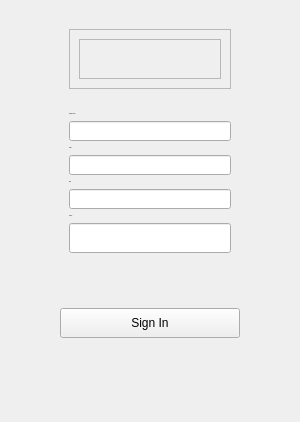
    <widget class="QWidget" name="signin_page">
     <layout class="QHBoxLayout" name="horizontalLayout">
      <item>
       <spacer name="horizontalSpacer">
        <property name="orientation">
         <enum>Qt::Horizontal</enum>
        </property>
        <property name="sizeHint" stdset="0">
         <size>
          <width>40</width>
          <height>20</height>
         </size>
        </property>
       </spacer>
      </item>
      <item>
       <widget class="QWidget" name="login_widget" native="true">
        <property name="maximumSize">
         <size>
          <width>250</width>
          <height>16777215</height>
         </size>
        </property>
        <layout class="QVBoxLayout" name="verticalLayout">
         <item>
          <widget class="QWidget" name="headerFrame" native="true">
           <layout class="QVBoxLayout" name="verticalLayout_4">
            <item>
             <widget class="QFrame" name="titleFrame">
              <property name="frameShape">
               <enum>QFrame::StyledPanel</enum>
              </property>
              <property name="frameShadow">
               <enum>QFrame::Raised</enum>
              </property>
              <layout class="QVBoxLayout" name="verticalLayout_5">
               <item>
                <widget class="QFrame" name="logoFrame">
                 <property name="frameShape">
                  <enum>QFrame::StyledPanel</enum>
                 </property>
                 <property name="frameShadow">
                  <enum>QFrame::Raised</enum>
                 </property>
                 <layout class="QHBoxLayout" name="horizontalLayout_2">
                  <item>
                   <spacer name="horizontalSpacer_4">
                    <property name="orientation">
                     <enum>Qt::Horizontal</enum>
                    </property>
                    <property name="sizeHint" stdset="0">
                     <size>
                      <width>40</width>
                      <height>20</height>
                     </size>
                    </property>
                   </spacer>
                  </item>
                  <item>
                   <widget class="QLabel" name="label_5">
                    <property name="maximumSize">
                     <size>
                      <width>150</width>
                      <height>150</height>
                     </size>
                    </property>
                    <property name="text">
                     <string/>
                    </property>
                    <property name="pixmap">
                     <pixmap>../../../../business logo template company logo design ( - Made with PosterMyWall (2).png</pixmap>
                    </property>
                    <property name="scaledContents">
                     <bool>true</bool>
                    </property>
                    <property name="alignment">
                     <set>Qt::AlignCenter</set>
                    </property>
                   </widget>
                  </item>
                  <item>
                   <spacer name="horizontalSpacer_3">
                    <property name="orientation">
                     <enum>Qt::Horizontal</enum>
                    </property>
                    <property name="sizeHint" stdset="0">
                     <size>
                      <width>40</width>
                      <height>20</height>
                     </size>
                    </property>
                   </spacer>
                  </item>
                 </layout>
                </widget>
               </item>
              </layout>
             </widget>
            </item>
           </layout>
          </widget>
         </item>
         <item>
          <widget class="QWidget" name="inputFrame" native="true">
           <layout class="QVBoxLayout" name="verticalLayout_3">
            <item>
             <widget class="QLabel" name="label">
              <property name="font">
               <font>
                <family>Calibri</family>
                <pointsize>-1</pointsize>
                <weight>50</weight>
                <bold>false</bold>
               </font>
              </property>
              <property name="text">
               <string>Company Name</string>
              </property>
             </widget>
            </item>
            <item>
             <widget class="QLineEdit" name="companyName">
              <property name="minimumSize">
               <size>
                <width>0</width>
                <height>20</height>
               </size>
              </property>
              <property name="maximumSize">
               <size>
                <width>16777215</width>
                <height>20</height>
               </size>
              </property>
              <property name="font">
               <font>
                <family>Calibri</family>
                <pointsize>-1</pointsize>
                <weight>75</weight>
                <bold>true</bold>
               </font>
              </property>
             </widget>
            </item>
            <item>
             <widget class="QLabel" name="label_2">
              <property name="font">
               <font>
                <family>Calibri</family>
                <pointsize>-1</pointsize>
                <weight>50</weight>
                <bold>false</bold>
               </font>
              </property>
              <property name="text">
               <string>Phone</string>
              </property>
             </widget>
            </item>
            <item>
             <widget class="QLineEdit" name="companyPhone">
              <property name="minimumSize">
               <size>
                <width>0</width>
                <height>20</height>
               </size>
              </property>
              <property name="maximumSize">
               <size>
                <width>16777215</width>
                <height>20</height>
               </size>
              </property>
             </widget>
            </item>
            <item>
             <widget class="QLabel" name="label_3">
              <property name="font">
               <font>
                <family>Calibri</family>
                <pointsize>-1</pointsize>
                <weight>50</weight>
                <bold>false</bold>
               </font>
              </property>
              <property name="text">
               <string>Email</string>
              </property>
             </widget>
            </item>
            <item>
             <widget class="QLineEdit" name="companyEmail">
              <property name="minimumSize">
               <size>
                <width>0</width>
                <height>20</height>
               </size>
              </property>
              <property name="maximumSize">
               <size>
                <width>16777215</width>
                <height>20</height>
               </size>
              </property>
             </widget>
            </item>
            <item>
             <widget class="QLabel" name="label_4">
              <property name="font">
               <font>
                <family>Calibri</family>
                <pointsize>-1</pointsize>
                <weight>50</weight>
                <bold>false</bold>
               </font>
              </property>
              <property name="text">
               <string>Address</string>
              </property>
             </widget>
            </item>
            <item>
             <widget class="QLineEdit" name="companyAddress">
              <property name="minimumSize">
               <size>
                <width>0</width>
                <height>30</height>
               </size>
              </property>
              <property name="maximumSize">
               <size>
                <width>16777215</width>
                <height>30</height>
               </size>
              </property>
             </widget>
            </item>
           </layout>
          </widget>
         </item>
         <item>
          <spacer name="verticalSpacer">
           <property name="orientation">
            <enum>Qt::Vertical</enum>
           </property>
           <property name="sizeHint" stdset="0">
            <size>
             <width>20</width>
             <height>40</height>
            </size>
           </property>
          </spacer>
         </item>
         <item alignment="Qt::AlignHCenter">
          <widget class="QPushButton" name="SignIn_btn">
           <property name="minimumSize">
            <size>
             <width>180</width>
             <height>30</height>
            </size>
           </property>
           <property name="maximumSize">
            <size>
             <width>180</width>
             <height>30</height>
            </size>
           </property>
           <property name="text">
            <string>Sign In</string>
           </property>
          </widget>
         </item>
         <item>
          <widget class="QWidget" name="bthFrame" native="true">
           <layout class="QVBoxLayout" name="verticalLayout_2">
            <item>
             <spacer name="verticalSpacer_4">
              <property name="orientation">
               <enum>Qt::Vertical</enum>
              </property>
              <property name="sizeHint" stdset="0">
               <size>
                <width>20</width>
                <height>40</height>
               </size>
              </property>
             </spacer>
            </item>
           </layout>
          </widget>
         </item>
        </layout>
       </widget>
      </item>
      <item>
       <spacer name="horizontalSpacer_2">
        <property name="orientation">
         <enum>Qt::Horizontal</enum>
        </property>
        <property name="sizeHint" stdset="0">
         <size>
          <width>40</width>
          <height>20</height>
         </size>
        </property>
       </spacer>
      </item>
     </layout>
    </widget>
